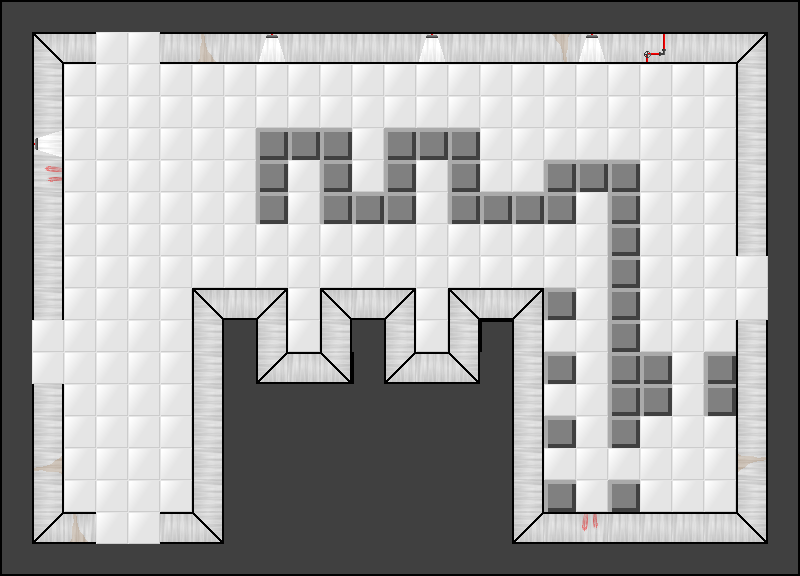

Rendered tile map (Tiled .tmx) drawn with the repository's tilesets; below, a short description and the map source with its tile grids summarised:
An orthogonal 25x18 tile map with 32x32 px tiles, 2 tile layers (Tile Layer 2, Tile Layer 1) and 24 objects (6x hiddenpit, 4x door, 4x pit, 3x laser, 2x blade, ...).

<map version="1.0" orientation="orthogonal" width="25" height="18" tilewidth="32" tileheight="32">
 <tileset firstgid="1" name="room_tileset" tilewidth="32" tileheight="32">
  <image source="../graphics/room_tileset.png" width="192" height="256" />
 </tileset>
 <layer name="Tile Layer 2" width="25" height="18">
  <data>[450 cells, 450 non-empty, 1 distinct tile ids]</data>
 </layer>
 <layer name="Tile Layer 1" width="25" height="18">
  <data>[450 cells, 259 non-empty, 25 distinct tile ids]</data>
 </layer>
 <objectgroup name="Object Layer 1" width="25" height="18">
  <object name="DOOR" type="door" x="32" y="320" width="32" height="64" />
  <object name="Blade" type="blade" x="288" y="160" width="32" height="32" />
  <object name="laser" type="laser" x="544" y="320" width="32" height="32" />
  <object name="Pit" type="pit" x="448" y="256" width="32" height="32" />
  <object name="Pit" type="pit" x="384" y="256" width="32" height="32" />
  <object name="Pit" type="pit" x="320" y="224" width="32" height="32" />
  <object name="Pit" type="pit" x="256" y="224" width="32" height="32" />
  <object type="door" x="96" y="32" width="64" height="32" />
  <object name="Blade" type="blade" x="416" y="320" width="32" height="32" />
  <object type="button" x="640" y="416" width="32" height="32">
   <properties>
    <property name="id" value="1" />
   </properties>
  </object>
  <object type="door" x="96" y="512" width="64" height="32" />
  <object name="DOOR" type="door" x="736" y="256" width="32" height="64" />
  <object type="laser" x="352" y="160" width="32" height="32" />
  <object type="conveyor" x="672" y="352" width="32" height="32">
   <properties>
    <property name="dir" value="s" />
   </properties>
  </object>
  <object type="conveyor" x="672" y="384" width="32" height="32">
   <properties>
    <property name="dir" value="s" />
   </properties>
  </object>
  <object type="gate" x="256" y="64" width="32" height="64">
   <properties>
    <property name="id" value="1" />
   </properties>
  </object>
  <object type="hiddenpit" x="160" y="256" width="32" height="32" />
  <object name="laser" type="laser" x="544" y="384" width="32" height="32" />
  <object name="Biscuits and coffee are complimentary, where available." type="sign" x="576" y="192" width="32" height="32">
   <properties>
    <property name="text" value="Biscuits and coffee are complimentary, where available." />
   </properties>
  </object>
  <object type="hiddenpit" x="128" y="256" width="32" height="32" />
  <object type="hiddenpit" x="96" y="256" width="32" height="32" />
  <object type="hiddenpit" x="160" y="288" width="32" height="32" />
  <object type="hiddenpit" x="128" y="288" width="32" height="32" />
  <object type="hiddenpit" x="96" y="288" width="32" height="32" />
 </objectgroup>
</map>
